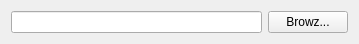
<?xml version="1.0" encoding="UTF-8"?>
<ui version="4.0">
 <class>ChooserDialog</class>
 <widget class="QWidget" name="ChooserDialog">
  <property name="geometry">
   <rect>
    <x>0</x>
    <y>0</y>
    <width>359</width>
    <height>35</height>
   </rect>
  </property>
  <property name="windowTitle">
   <string>Form</string>
  </property>
  <layout class="QGridLayout" name="ChooserDialogGridLayout">
   <item row="0" column="0">
    <widget class="QLineEdit" name="pathEdit"/>
   </item>
   <item row="0" column="1">
    <widget class="QPushButton" name="browzButton">
     <property name="text">
      <string>Browz...</string>
     </property>
    </widget>
   </item>
  </layout>
 </widget>
 <resources/>
 <connections/>
</ui>
